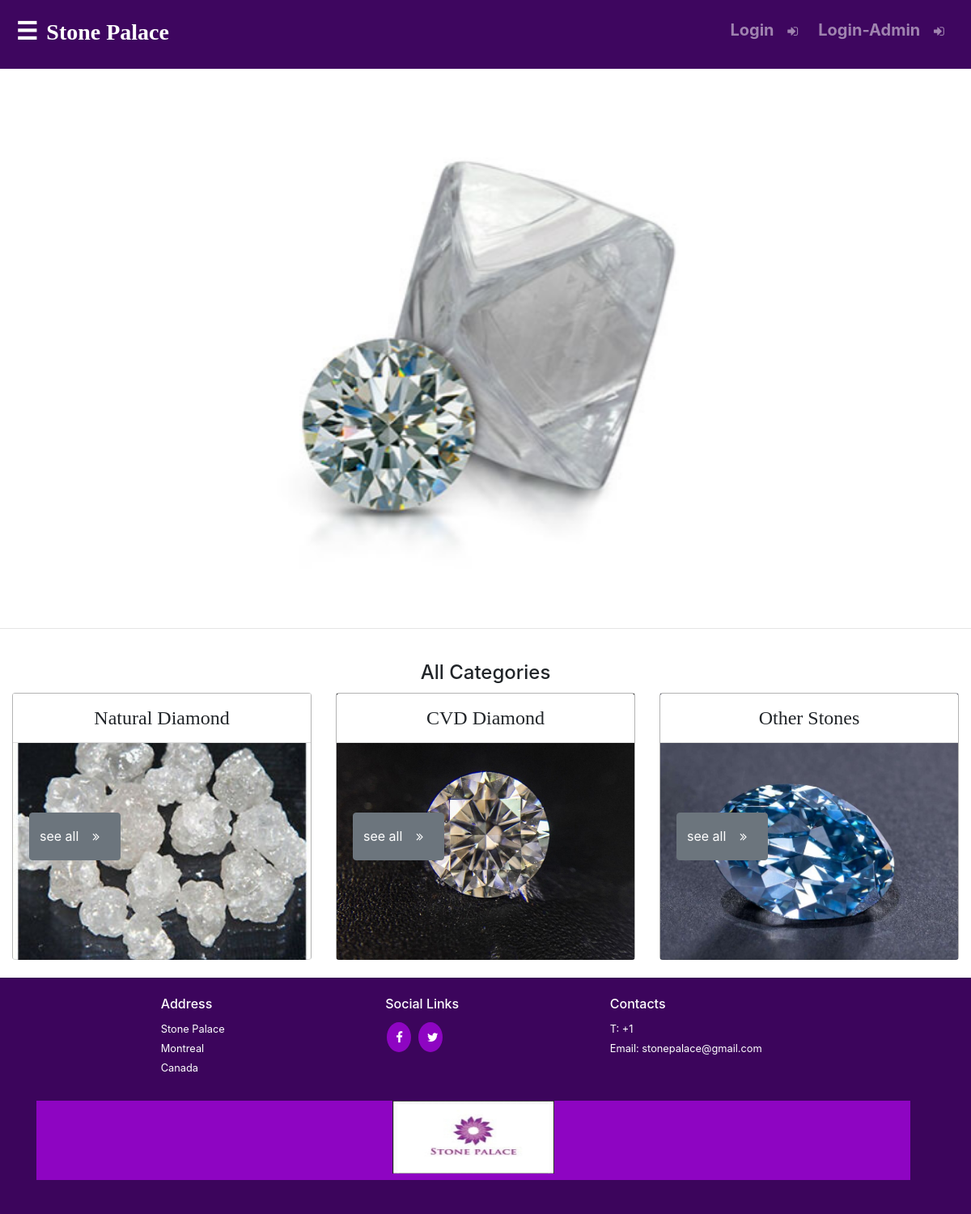
Before: / with the older database file.
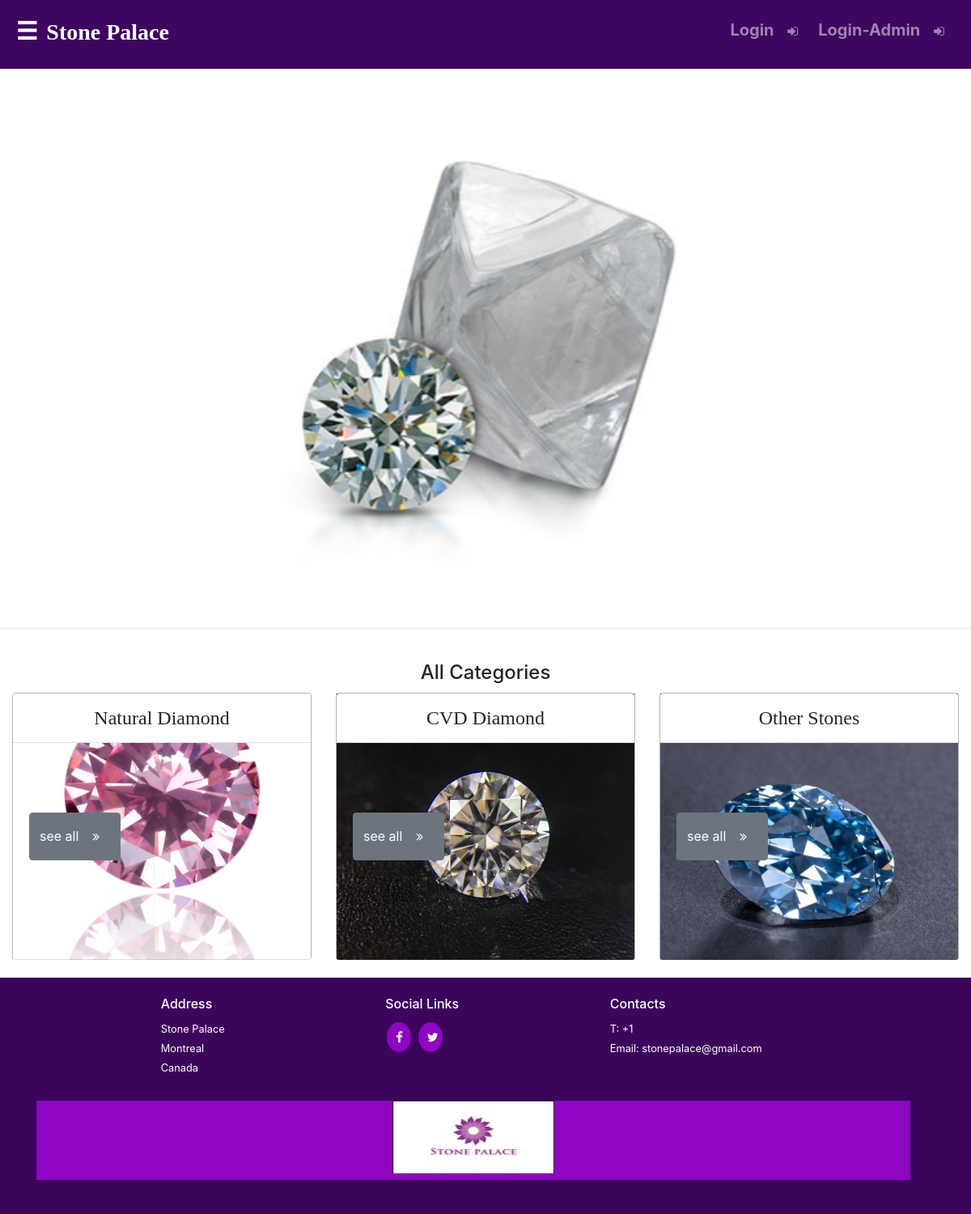
After: the same page with the newer database file.
### tables this page shows
CREATE TABLE `items` (
  `id` int(11) NOT NULL,
  `name` text NOT NULL,
  `description` text NOT NULL,
  `date` text NOT NULL,
  `image` text NOT NULL,
  `stock` text NOT NULL,
  `weight` text NOT NULL,
  `price` text NOT NULL,
  `category` text NOT NULL
);

CREATE TABLE `maincategory` (
  `id` int(11) NOT NULL,
  `name` text NOT NULL
);

### index.php (the view, shortened to what this page needs)
<?php
$conn=mysqli_connect('localhost','root','','stone_palace');
?>
<!DOCTYPE html>
<html>
<head>
<link rel="stylesheet" href="https://stackpath.bootstrapcdn.com/bootstrap/4.3.1/css/bootstrap.min.css">
<link rel="stylesheet" href="https://maxcdn.bootstrapcdn.com/font-awesome/4.7.0/css/font-awesome.min.css">
<link rel="stylesheet" href="https://cdnjs.cloudflare.com/ajax/libs/font-awesome/4.7.0/css/font-awesome.min.css">
</head>
<body>
 <nav class="navbar navbar-expand-md navbar-dark" style="width:100%;background:#3E065F;">
        <a href="#" class="navbar-brand">
           <h3 style="font-family:Trajan"><b><span style="font-size:30px;cursor:pointer;margin-right:2%;margin-left:2%" onclick="openNav()">&#9776;</span>
		   <span onclick="window.location.assign('index.php')">Stone Palace</span>
</b></h3>
        </a>
        <div class="collapse navbar-collapse" id="navbarCollapse">
            <div class="navbar-nav ml-auto">
<?php
  if(!isset($_SESSION["username"]))
{
  ?>
               <a href="userlogin.php" style="" class="nav-item nav-link"><h5><b>
						   Login
						   <i class="fa fa-sign-in" aria-hidden="true"></i></b></h5></a>
               <a href="Admin/index.php" style="" class="nav-item nav-link"><h5><b>
						   Login-Admin
						   <i class="fa fa-sign-in" aria-hidden="true"></i></b></h5></a>
 <?php
}
	?>
            </div>
        </div>
    </nav>
<div id="carouselExampleControls" class="carousel slide" data-ride="carousel" >
  <div class="carousel-inner"  >
    <div class="carousel-item active">
     <img class="d-block w-100" src="home_img2.jpg" alt="First slide">
    </div>
  </div>
</div>
<hr>
 <br>
 <div class="well">
<h4 style="text-align:center;">All Categories</h4>
<div class="col-md-12" >
<div class="row justify-content-center" style="margin-top:10px;">
<?php
																			$qury= 'SELECT * FROM `maincategory`';
																			$reslt=mysqli_query($conn,$qury);
																						while($row2=mysqli_fetch_assoc($reslt))
																						{
																							$name2= $row2['name'];
																						$id2=$row2['id'];
																						$query= 'SELECT * FROM `items`';
																						$result=mysqli_query($conn,$query);
																						while($row=mysqli_fetch_assoc($result))
																						{
																							$image=$row['image'];
																							if($row2['id']==$row['category'])
																							{
																								$categ=$name2;
																								echo '
																								<div class="col-md-4" style="">
																								<div class="card catcard"style="  background-image: url('.$image.');
																									  background-size:cover;
																									  height:330px;
																									  position:relative;
																									  background-repeat: no-repeat;
																									  background-color: #cccccc;" >
																									<div class="card-header" style="background:white;font-size:x-large;font-family:Lucida Console">
																										'.$categ.'
																									</div>
																							<div class="card-body"   >
																								 <form action="category.php" method="POST" style="display:block;">
																							<input type="text" value="'.$id2.'" style="display:none;" name="idofcat">
																							<button type="submit" class="btn btn-secondary" id="seebtn" style="margin-top:20%;">see all <i class="fa fa-angle-double-right"></i></button>
																							</form>
																									</div>
																								</div>
																								</div>
																							';
																							break;
																							}
																						}
																						}
?>
</div>
</div>
</div>
<footer style="background:#3E065F;color:#ddd;margin-top:20px;">
<div class="card-footer" style="">
<div class="container">
<div class="col-md-12" >
<div class="row justify-content-center" style="padding-top:10px;">
<div class="col-md-3">
<div >
	<h6 style="color:#fff;">Address</h6>
		<small style="color:#ffffff">Stone Palace<br>
		Montreal<br>
		Canada</small>
	</div>
</div>
	<div class="col-md-3" >
		<h6 style="color:#fff;">Social Links</h6>
<a href="#" class="fa fa-facebook btn" style="background-color:#8E05C2; color:#ffffff;"></a>
<a href="#" class="fa fa-twitter btn" style="background-color:#8E05C2; color:#ffffff;"></a>
	</div>
<div class="col-md-3">
<div >
	<h6 ><a href="#" style="color:#fff;">Contacts</a></h6>
	<small style="color:#ffffff">T: +1<br>
		Email: stonepalace@gmail.com<br>
		</small>
	</div>
</div>
</div>
<div class="row " style="margin-top:30px;margin-bottom:30px;background:#8E05C2;width:100%;">
	<div class="col-md-12 ">
		<h2 style="text-align:center;"><img src='logo.jpg' height="90px" width="200px"></h2>
	</div>
</div>
</div>
</div>
</footer>
</body>
</html>

Changed rows visible on the page:
computed for maincategory "Natural Diamond": loses items (image (picture), $categ "Natural Diamond")
added items: image (picture), $categ "Natural Diamond", shown under maincategory "Natural Diamond"
